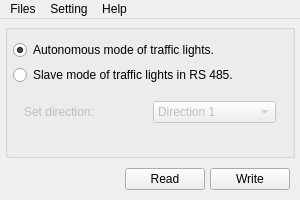
<?xml version="1.0" encoding="UTF-8"?>
<ui version="4.0">
 <class>MainWindow</class>
 <widget class="QMainWindow" name="MainWindow">
  <property name="geometry">
   <rect>
    <x>0</x>
    <y>0</y>
    <width>300</width>
    <height>200</height>
   </rect>
  </property>
  <property name="minimumSize">
   <size>
    <width>300</width>
    <height>200</height>
   </size>
  </property>
  <property name="maximumSize">
   <size>
    <width>300</width>
    <height>200</height>
   </size>
  </property>
  <property name="windowTitle">
   <string>MainWindow</string>
  </property>
  <property name="documentMode">
   <bool>false</bool>
  </property>
  <property name="tabShape">
   <enum>QTabWidget::Triangular</enum>
  </property>
  <widget class="QWidget" name="centralWidget">
   <layout class="QGridLayout" name="gridLayout">
    <property name="leftMargin">
     <number>5</number>
    </property>
    <property name="topMargin">
     <number>5</number>
    </property>
    <property name="rightMargin">
     <number>5</number>
    </property>
    <property name="bottomMargin">
     <number>5</number>
    </property>
    <property name="spacing">
     <number>5</number>
    </property>
    <item row="0" column="0">
     <widget class="QGroupBox" name="gb_mode_avto">
      <property name="title">
       <string/>
      </property>
      <property name="alignment">
       <set>Qt::AlignCenter</set>
      </property>
      <property name="flat">
       <bool>false</bool>
      </property>
      <property name="checkable">
       <bool>false</bool>
      </property>
      <layout class="QVBoxLayout" name="verticalLayout">
       <property name="spacing">
        <number>5</number>
       </property>
       <property name="leftMargin">
        <number>5</number>
       </property>
       <property name="topMargin">
        <number>10</number>
       </property>
       <property name="rightMargin">
        <number>5</number>
       </property>
       <property name="bottomMargin">
        <number>5</number>
       </property>
       <item>
        <widget class="QRadioButton" name="rb_mode_auto">
         <property name="text">
          <string>Autonomous mode of traffic lights.</string>
         </property>
         <property name="checked">
          <bool>true</bool>
         </property>
        </widget>
       </item>
       <item>
        <widget class="QRadioButton" name="rb_mode_slave">
         <property name="text">
          <string>Slave mode of traffic lights in RS 485.</string>
         </property>
        </widget>
       </item>
       <item>
        <widget class="QWidget" name="slave_widget" native="true">
         <property name="enabled">
          <bool>false</bool>
         </property>
         <layout class="QHBoxLayout" name="horizontalLayout">
          <item>
           <widget class="QLabel" name="lb_direction">
            <property name="text">
             <string>Set direction:</string>
            </property>
           </widget>
          </item>
          <item>
           <widget class="QComboBox" name="cbDirect">
            <property name="currentIndex">
             <number>0</number>
            </property>
            <item>
             <property name="text">
              <string>Direction 1</string>
             </property>
            </item>
            <item>
             <property name="text">
              <string>Direction 2</string>
             </property>
            </item>
            <item>
             <property name="text">
              <string>Direction 3</string>
             </property>
            </item>
            <item>
             <property name="text">
              <string>Direction 4</string>
             </property>
            </item>
            <item>
             <property name="text">
              <string>Direction 5</string>
             </property>
            </item>
            <item>
             <property name="text">
              <string>Direction 6</string>
             </property>
            </item>
            <item>
             <property name="text">
              <string>Direction 7</string>
             </property>
            </item>
            <item>
             <property name="text">
              <string>Direction 8</string>
             </property>
            </item>
            <item>
             <property name="text">
              <string>Direction 9</string>
             </property>
            </item>
            <item>
             <property name="text">
              <string>Direction 10</string>
             </property>
            </item>
            <item>
             <property name="text">
              <string>Direction 11</string>
             </property>
            </item>
            <item>
             <property name="text">
              <string>Direction 12</string>
             </property>
            </item>
            <item>
             <property name="text">
              <string>Direction 13</string>
             </property>
            </item>
            <item>
             <property name="text">
              <string>Direction 14</string>
             </property>
            </item>
            <item>
             <property name="text">
              <string>Direction 15</string>
             </property>
            </item>
            <item>
             <property name="text">
              <string>Direction 16</string>
             </property>
            </item>
           </widget>
          </item>
         </layout>
        </widget>
       </item>
       <item>
        <spacer name="verticalSpacer">
         <property name="orientation">
          <enum>Qt::Vertical</enum>
         </property>
         <property name="sizeHint" stdset="0">
          <size>
           <width>20</width>
           <height>40</height>
          </size>
         </property>
        </spacer>
       </item>
      </layout>
     </widget>
    </item>
    <item row="1" column="0">
     <widget class="QWidget" name="widget" native="true">
      <layout class="QHBoxLayout" name="horizontalLayout_2">
       <property name="spacing">
        <number>5</number>
       </property>
       <property name="leftMargin">
        <number>5</number>
       </property>
       <property name="topMargin">
        <number>5</number>
       </property>
       <property name="rightMargin">
        <number>5</number>
       </property>
       <property name="bottomMargin">
        <number>5</number>
       </property>
       <item>
        <spacer name="horizontalSpacer">
         <property name="orientation">
          <enum>Qt::Horizontal</enum>
         </property>
         <property name="sizeHint" stdset="0">
          <size>
           <width>40</width>
           <height>20</height>
          </size>
         </property>
        </spacer>
       </item>
       <item>
        <widget class="QPushButton" name="pb_read">
         <property name="text">
          <string>Read</string>
         </property>
        </widget>
       </item>
       <item>
        <widget class="QPushButton" name="pb_send">
         <property name="text">
          <string>Write</string>
         </property>
        </widget>
       </item>
      </layout>
     </widget>
    </item>
   </layout>
  </widget>
  <widget class="QMenuBar" name="menuBar">
   <property name="geometry">
    <rect>
     <x>0</x>
     <y>0</y>
     <width>300</width>
     <height>21</height>
    </rect>
   </property>
   <widget class="QMenu" name="menuFiles">
    <property name="title">
     <string>Files</string>
    </property>
    <addaction name="actionExit"/>
   </widget>
   <widget class="QMenu" name="menuAbout">
    <property name="title">
     <string>Help</string>
    </property>
    <addaction name="actionAbout"/>
   </widget>
   <widget class="QMenu" name="menuSetting">
    <property name="title">
     <string>Setting</string>
    </property>
    <addaction name="actionConnection"/>
   </widget>
   <addaction name="menuFiles"/>
   <addaction name="menuSetting"/>
   <addaction name="menuAbout"/>
  </widget>
  <action name="actionExit">
   <property name="icon">
    <iconset resource="resources.qrc">
     <normaloff>:/ico/running.ico</normaloff>:/ico/running.ico</iconset>
   </property>
   <property name="text">
    <string>Exit</string>
   </property>
  </action>
  <action name="actionConnection">
   <property name="icon">
    <iconset resource="resources.qrc">
     <normaloff>:/ico/tools.ico</normaloff>:/ico/tools.ico</iconset>
   </property>
   <property name="text">
    <string>Connection</string>
   </property>
  </action>
  <action name="actionAbout">
   <property name="icon">
    <iconset resource="resources.qrc">
     <normaloff>:/ico/traffic.ico</normaloff>:/ico/traffic.ico</iconset>
   </property>
   <property name="text">
    <string>About</string>
   </property>
  </action>
 </widget>
 <layoutdefault spacing="6" margin="11"/>
 <resources>
  <include location="resources.qrc"/>
 </resources>
 <connections>
  <connection>
   <sender>rb_mode_slave</sender>
   <signal>toggled(bool)</signal>
   <receiver>slave_widget</receiver>
   <slot>setEnabled(bool)</slot>
   <hints>
    <hint type="sourcelabel">
     <x>149</x>
     <y>71</y>
    </hint>
    <hint type="destinationlabel">
     <x>149</x>
     <y>104</y>
    </hint>
   </hints>
  </connection>
  <connection>
   <sender>actionExit</sender>
   <signal>triggered()</signal>
   <receiver>MainWindow</receiver>
   <slot>close()</slot>
   <hints>
    <hint type="sourcelabel">
     <x>-1</x>
     <y>-1</y>
    </hint>
    <hint type="destinationlabel">
     <x>149</x>
     <y>99</y>
    </hint>
   </hints>
  </connection>
 </connections>
</ui>
